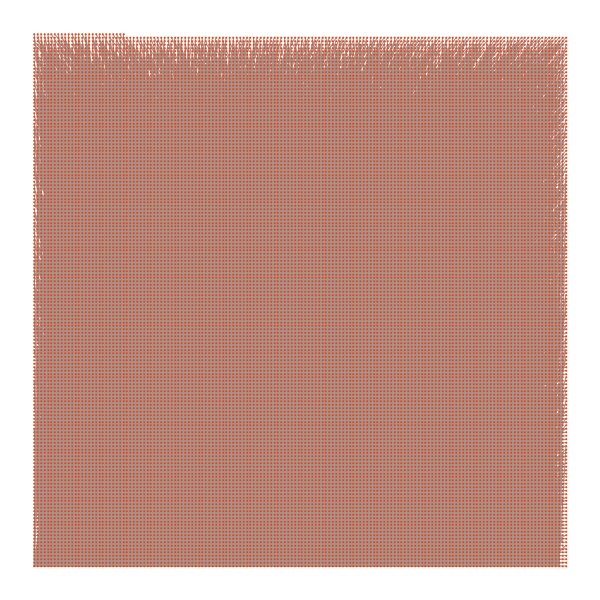
#> input picture Network Analysis/03. Visualizing large networks/results/basic_grid.png, 1200 x 1200 px (shown at 1/2 size); its folder holds 4 pictures in this run
$ python basic.py
#> lines starting #> are read from the running program, lines starting #| are printed output that depends on the picture
import matplotlib.pyplot as plt

if __name__ == '__main__':
    fig, axes = plt.subplots(1, 4, figsize=(12, 3.5))

    for i, (filename, title) in enumerate([
        ('basic_grid', 'Grid'),
        ('basic_circle', 'Circle'),
        ('basic_spiral', 'Spiral'),
        ('basic_random', 'Random'),
    ]):
        axes[i].imshow(plt.imread(f'../results/{filename}.png'))
        axes[i].set_title(title)

    for ax in axes: ax.axis('off')
#> this loop made 4 passes
    fig.tight_layout()
    plt.savefig('basic.png')
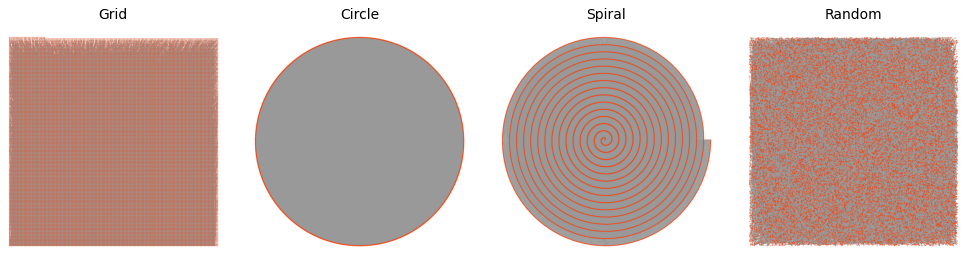
#> figure drawn by matplotlib, 4 panels
